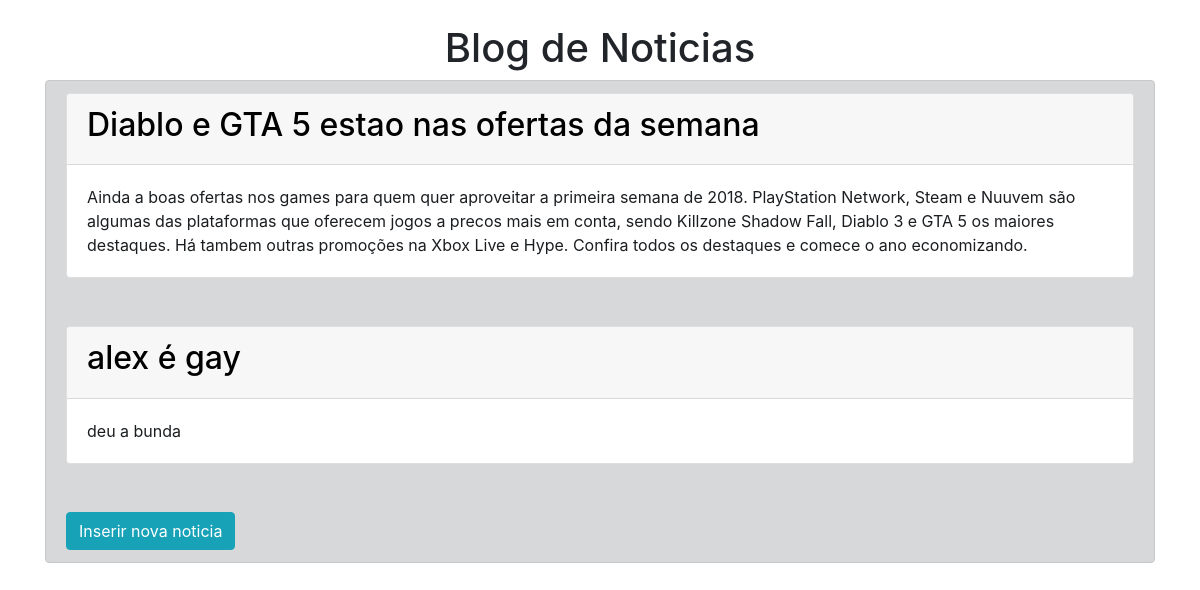
The page / on the database its author committed.
### tables this page shows
CREATE TABLE `news` (
  `id` int(11) NOT NULL,
  `title` varchar(50) NOT NULL,
  `text` text NOT NULL
);

### index.php (the view, shortened to what this page needs)
<?php
require_once 'controller/config.php';
?>
<!DOCTYPE html>
<html>
    <head>
        <link rel="stylesheet" href="https://maxcdn.bootstrapcdn.com/bootstrap/4.0.0-beta.3/css/bootstrap.min.css">
    </head>
    <body>
        <div class="container">
            <br/>
            <h1 style="text-align: center">Blog de Noticias</h1>
            <div class="alert alert-dark" role="alert">
                <?php
                $mysql = "SELECT * FROM news";
                $result = mysqli_query($conetion, $mysql);
                if (mysqli_num_rows($result)) {
                    while ($res = mysqli_fetch_assoc($result)) {
                        echo "<div class='card'>";
                        echo "<div class='card-header'>";
                        echo "<h2 style='color: black'>" . $res['title'] . "</h2>";
                        echo '</div>';
                        echo '<div class="card-body">';
                        echo "<p class='card-text'>" . $res['text'] . "</p>";
                        echo '</div>';
                        echo '</div>';
                        echo '<br/><br/>';
                    }
                } else {
                    echo 'não encontrou nenhuma noticia';
                }
                ?>
                <button type="button"  class="btn btn-info"><a href="addNews.php" style="color: white">Inserir nova noticia</a></button>
            </div>
    </body>
</html>

### rows shown on the page
news: title "Diablo e GTA 5 estao nas ofertas da semana", text "Ainda a boas ofertas nos games para quem quer aproveitar a primeira semana de 2018. PlayStation Network, Steam e Nuuvem são algumas das plataformas que oferecem jogos a precos mais em conta, sendo Killzone Shadow Fall, Diablo 3 e GTA 5 os maiores destaques. Há tambem outras promoções na Xbox Live e Hype. Confira todos os destaques e comece o ano economizando."
news: title "alex é gay", text "deu a bunda"
